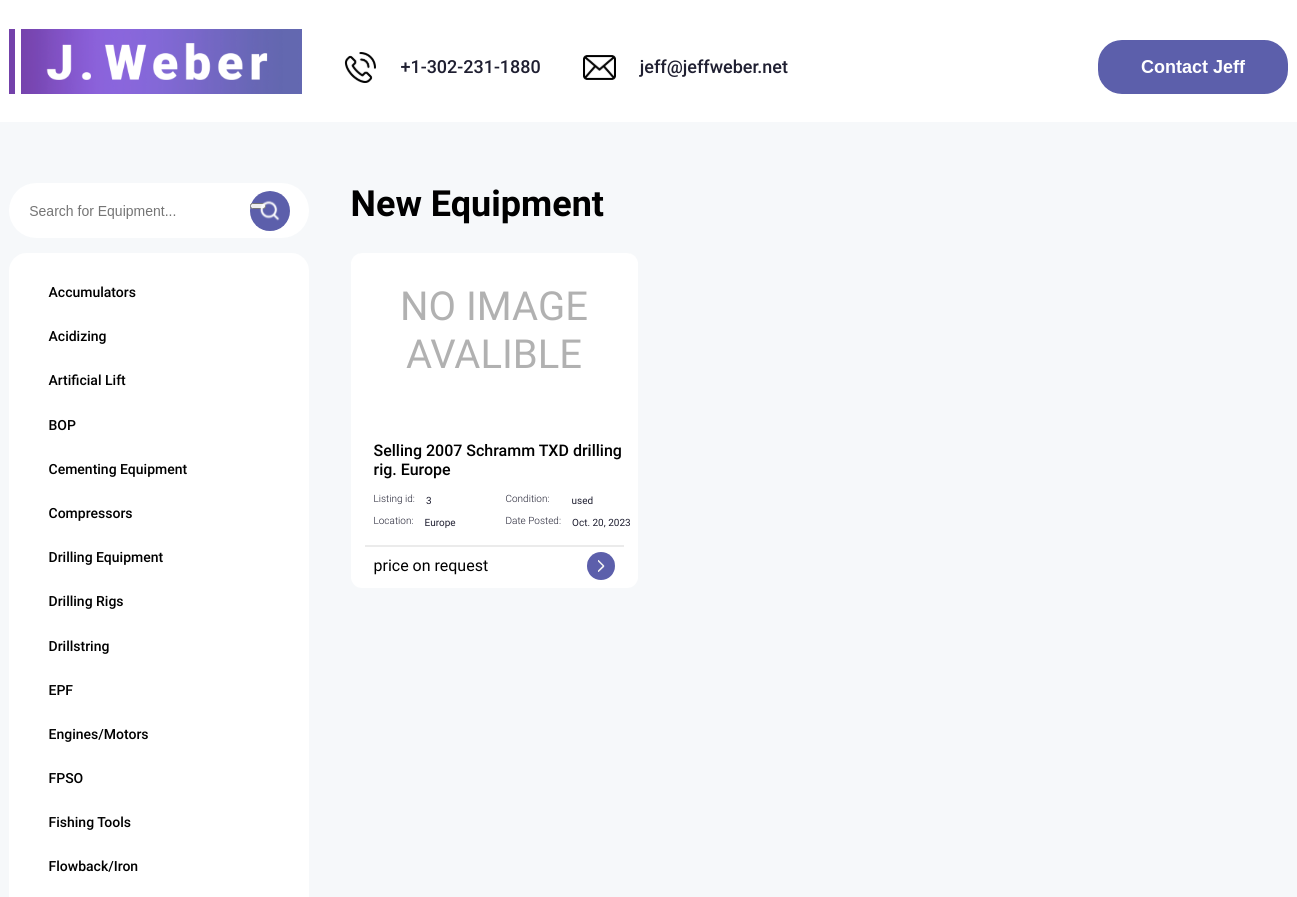
Before: / (upper part) with the older database file.
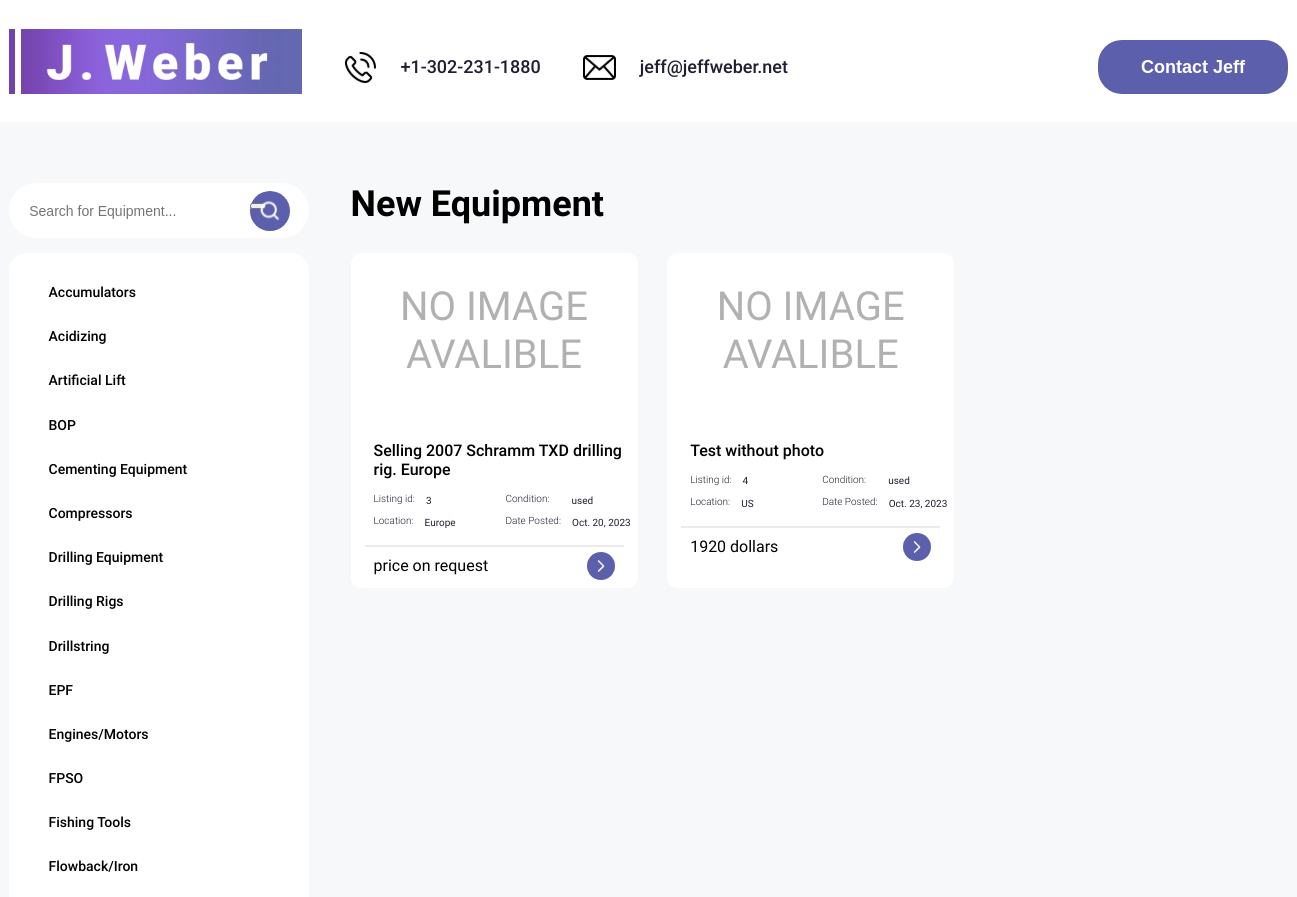
After: the same page with the newer database file.
### website/models.py (models this page shows, shortened)
class Category (models.Model):
    name = models.TextField(max_length=1000)

class Product (models.Model):
    CHOISE_GENRE = (
        ('used', "used"),
        ('new', "new"),
    )
    category = models.ForeignKey(Category, on_delete=models.CASCADE)
    product_title = models.TextField(max_length=1000)
    condition = models.TextField()
    quantity = models.TextField()
    location = models.TextField(max_length=100)
    data_posted = models.DateField(auto_now=False)
    price = models.TextField(max_length=50)
    description = models.TextField()
    image = models.ImageField(upload_to='media/product_images', null=True, blank=True)

### website/views.py (the view)
# urls.py: path('', views.homepage, name='categories_view'),
def homepage(request, pk=None):
    context = {}
    if pk:
        category = Category.objects.get(pk=pk)
        products = Product.objects.filter(category=category)
    else:
        products = Product.objects.all()
    categories = Category.objects.all().order_by('name')
    context['categories'] = categories
    if request.method == 'POST':
        search_term = request.POST.get('search', '')
        q_title = Q(product_title__icontains=search_term)
        q_id = Q(id__icontains=search_term)
        q_combined = q_title | q_id
        results = Product.objects.filter(q_combined)
        context['products'] = results
    else:
        context['products'] = products
    return render(request, 'homepage.html', context)

### website/templates/homepage.html (shortened to what the changed rows need)
{% load static %}
<!DOCTYPE html>
<html lang="en">
<head>
    <link rel="stylesheet" href="{% static 'styles/style.css'%}">
</head>
<body>
    <main class="main">
        <section class="intro">
            <div class="wrapper">
                {% block left %}
                <div class="left_block">
                    <form class="categories-form">
                        <div class="categories_wrapper">
                            <ul class="categories_items">
                                {% for category in categories %}
                                    <li class="categories_item">
                                        <a href="{% url 'categories_view' category.pk %}" >{{ category.name }}</a>
                                    </li>
                                {% endfor %}
                            </ul>
                        </div>
                    </form>
                </div>
                {% endblock %}
                {% block right %}
                <div class="right_block">
                    <div class="title_right_block">
                        <h1>New Equipment</h1>
                    </div>
                    <div class="right_wrapper">
                        {% for product in products %}
                            <div class="card">
                                <div class="card_image">
                                    <p id="noneid{{ product.id }}" class="noimage">NO IMAGE
                                        AVALIBLE
                                    </p>
                                </div>
                                <div class="card_descr">
                                    <div class="card_title">{{ product.product_title }}</div>
                                    <div class="card_subtitle">
                                        <div class="title_category">
                                            <h1>Listing id:</h1>
                                            <li class="category_value">
                                                <a href="#!" >{{ product.id }}</a>
                                            </li>
                                        </div>
                                        <div class="title_condition">
                                            <h1>Condition:</h1>
                                            <li class="condition_value">
                                                <a href="#!" >{{ product.condition }}</a>
                                            </li>
                                        </div>
                                        <div class="title_location">
                                            <h1>Location:</h1>
                                            <li class="location_value">
                                                <a href="#!" >{{ product.location }}</a>
                                            </li>
                                        </div>
                                        <div class="title_date">
                                            <h1>Date Posted:</h1>
                                            <li class="date_value">
                                                <a href="#!" >{{ product.data_posted }}</a>
                                            </li>
                                        </div>
                                    </div>
                                </div>
                                <hr>
                                <div class="card_footer">
                                    <div class="card_price">{{ product.price }}</div>
                                    <a href="{% url 'product_view' product.pk %}" class="card_button">
                                        <img src="{% static 'img/svg/button_right_block.svg'%}" alt="#!" class="card_icon">
                                    </a>
                                </div>
                            </div>
                        {% endfor %}
                    </div>
                </div>
                {% endblock %}
            </div>
        </section>
    </main>
</body>
</html>

Changed rows visible on the page:
added Product: product_title "Test without photo", id "4", condition "used", location "US", data_posted "Oct. 23, 2023", price "1920 dollars"
